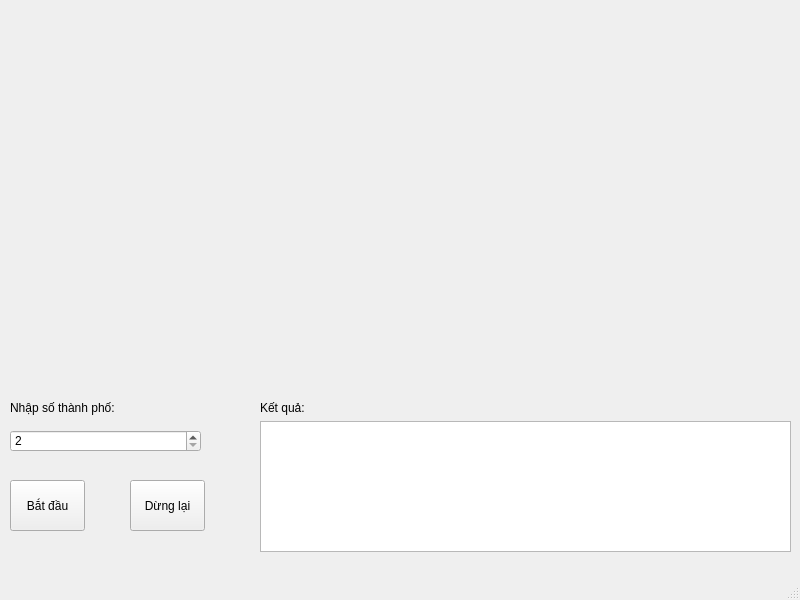
<?xml version="1.0" encoding="UTF-8"?>
<ui version="4.0">
 <class>MainWindow</class>
 <widget class="QMainWindow" name="MainWindow">
  <property name="geometry">
   <rect>
    <x>0</x>
    <y>0</y>
    <width>800</width>
    <height>600</height>
   </rect>
  </property>
  <property name="windowTitle">
   <string>MainWindow</string>
  </property>
  <widget class="QWidget" name="centralwidget">
   <widget class="QLabel" name="label">
    <property name="geometry">
     <rect>
      <x>10</x>
      <y>400</y>
      <width>201</width>
      <height>16</height>
     </rect>
    </property>
    <property name="text">
     <string>Nhập số thành phố:</string>
    </property>
   </widget>
   <widget class="QLabel" name="label_2">
    <property name="geometry">
     <rect>
      <x>260</x>
      <y>400</y>
      <width>49</width>
      <height>16</height>
     </rect>
    </property>
    <property name="text">
     <string>Kết quả:</string>
    </property>
   </widget>
   <widget class="QTextBrowser" name="tbResult">
    <property name="geometry">
     <rect>
      <x>260</x>
      <y>421</y>
      <width>531</width>
      <height>131</height>
     </rect>
    </property>
   </widget>
   <widget class="QPushButton" name="btStart">
    <property name="geometry">
     <rect>
      <x>10</x>
      <y>480</y>
      <width>75</width>
      <height>51</height>
     </rect>
    </property>
    <property name="text">
     <string>Bắt đầu</string>
    </property>
   </widget>
   <widget class="QPushButton" name="btStop">
    <property name="geometry">
     <rect>
      <x>130</x>
      <y>480</y>
      <width>75</width>
      <height>51</height>
     </rect>
    </property>
    <property name="text">
     <string>Dừng lại</string>
    </property>
   </widget>
   <widget class="MplWidget" name="canvaFrame" native="true">
    <property name="geometry">
     <rect>
      <x>10</x>
      <y>10</y>
      <width>781</width>
      <height>381</height>
     </rect>
    </property>
   </widget>
   <widget class="QSpinBox" name="spinBox">
    <property name="geometry">
     <rect>
      <x>10</x>
      <y>430</y>
      <width>191</width>
      <height>22</height>
     </rect>
    </property>
    <property name="minimum">
     <number>2</number>
    </property>
   </widget>
  </widget>
  <widget class="QMenuBar" name="menubar">
   <property name="geometry">
    <rect>
     <x>0</x>
     <y>0</y>
     <width>800</width>
     <height>22</height>
    </rect>
   </property>
  </widget>
  <widget class="QStatusBar" name="statusbar"/>
 </widget>
 <customwidgets>
  <customwidget>
   <class>MplWidget</class>
   <extends>QWidget</extends>
   <header>mplwidget.h</header>
   <container>1</container>
  </customwidget>
 </customwidgets>
 <resources/>
 <connections/>
</ui>
